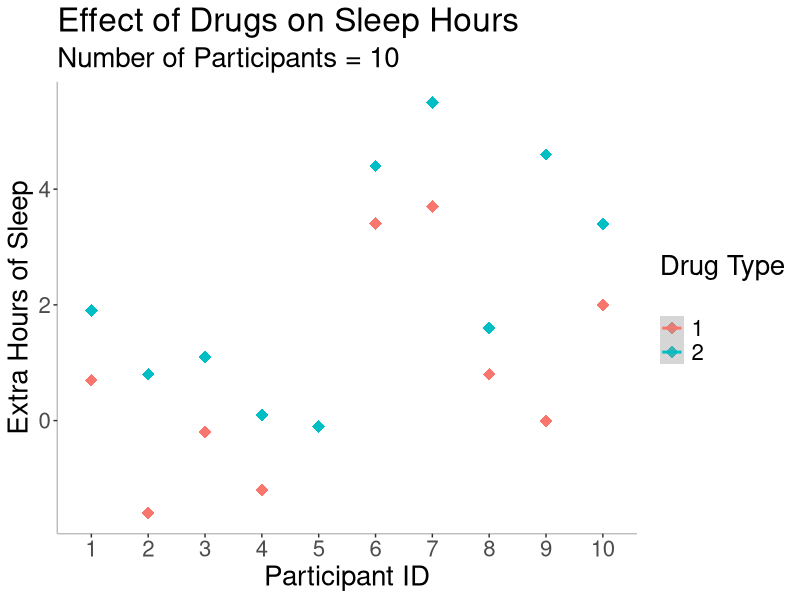
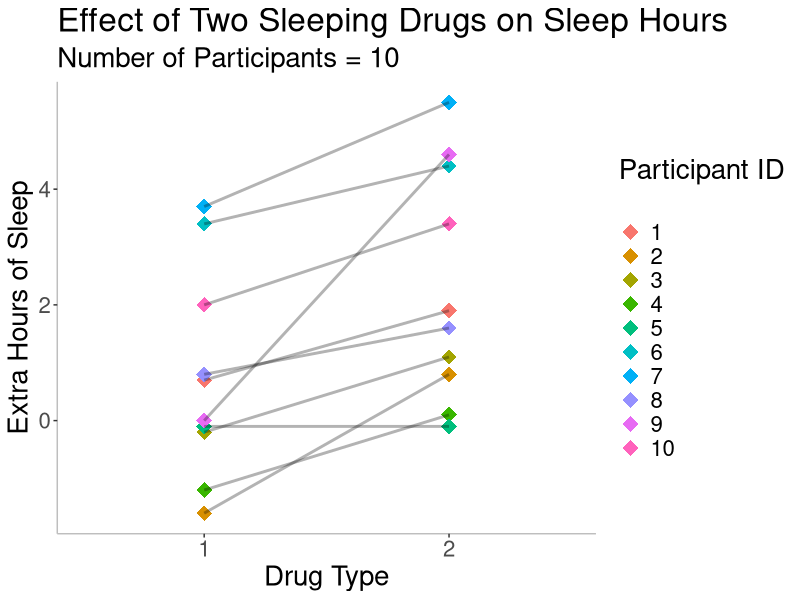

Recreate these plots in R, in order.
## ---- chunk 1
knitr::opts_chunk$set(echo = TRUE)
## ---- chunk 2

# Loading the packages
library(datasets)
library(ggplot2)
## ---- chunk 3

# Loading the data
data(sleep)

# Putting into dataframe
df <- sleep
df

# Variables:
# extra = hours of sleep (numerical)
# group = two drug types (categorical) with each given to every participant
# ID refers to participant ID

# Quick look at data structure
head(df)
## ---- chunk 4

plot <- ggplot(df, aes(x = ID, y = extra, color = group)) +
  geom_point(aes(color = group), shape = 18, size = 4) + 
  geom_smooth() +
  labs(title = "Effect of Drugs on Sleep Hours",
     subtitle = "Number of Participants = 10",
     x = "Participant ID",
     y = "Extra Hours of Sleep",
     color = "Drug Type\n") +
  theme_bw() +
  theme(
      axis.line = element_line(colour="grey"),
      panel.border = element_blank(),
      panel.grid.major = element_blank(),
      panel.grid.minor = element_blank(),
      panel.background = element_blank(),
      text = element_text(size=20)
      )
plot
## ---- chunk 5

# Creating another plot to see which participant slept less/mer and whether there is any overlap

# Repalcing x-axis for drug types, keeping y-axis the same, and assigning IDs as data points
plot_2 <- ggplot(df, aes(x = group, y = extra, group= ID)) +
  geom_point(aes(color=ID), shape = 18, size = 5) + 
  geom_line(size=1, alpha=0.3) +
  labs(title = "Effect of Two Sleeping Drugs on Sleep Hours",
     subtitle = "Number of Participants = 10",
     x = "Drug Type",
     y = "Extra Hours of Sleep",
     color = "Participant ID\n") +
  theme_bw() + 
  theme(
        axis.line = element_line(colour="grey"),
        panel.border = element_blank(),
        panel.grid.major = element_blank(),
        panel.grid.minor = element_blank(),
        panel.background = element_blank(),
        text = element_text(size=20)
        )
plot_2

